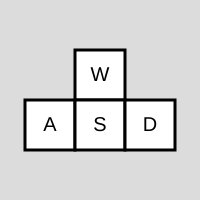
Frame 1 (no input)
Frame 60 (no input): identical to frame 1, image omitted
Frame 120 (the mouse pressed at the canvas centre since frame 60): identical to frame 1, image omitted

The p5.js sketch that drew this single still picture (run headless with seeded random() and noise() and a simulated clock; from frame 60 on, the mouse is pressed at the canvas centre):

// p5.js sketch
// ── sketch.js
function setup() {
  createCanvas(200, 200);
  rectMode(CENTER);
  textAlign(CENTER, CENTER);
  textSize(20);
  strokeWeight(3);
  vals = [ob(100, 75, "W"), ob(50, 125, "A"), ob(100, 125, "S"), ob(150, 125, "D")];
}

function ob(a, b, c) {
  return {
    x: a,
    y: b,
    v: c
  };
}

function draw() {
  background(220);

  vals.forEach(foo => {
    if (keyIsDown(unchar(foo.v))) {
      fill(255, 0, 0);
    } else {
      fill(255);
    }
    square(foo.x, foo.y, 50);
    fill(0);
    text(foo.v, foo.x, foo.y);
  })
}
